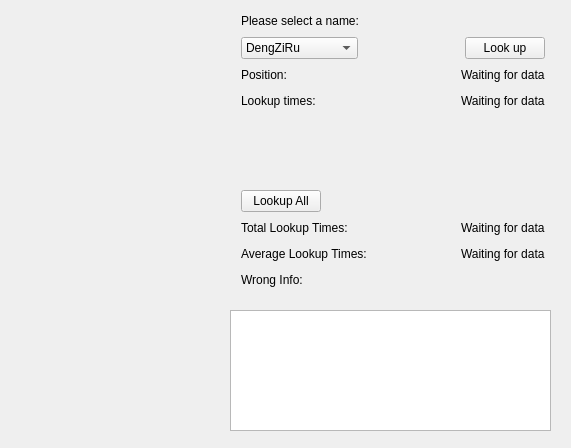
<?xml version="1.0" encoding="UTF-8"?>
<ui version="4.0">
 <class>MainWindow</class>
 <widget class="QMainWindow" name="MainWindow">
  <property name="geometry">
   <rect>
    <x>0</x>
    <y>0</y>
    <width>571</width>
    <height>448</height>
   </rect>
  </property>
  <property name="windowTitle">
   <string>MainWindow</string>
  </property>
  <widget class="QWidget" name="centralWidget">
   <widget class="QWidget" name="">
    <property name="geometry">
     <rect>
      <x>230</x>
      <y>0</y>
      <width>326</width>
      <height>301</height>
     </rect>
    </property>
    <layout class="QVBoxLayout" name="verticalLayout_3">
     <item>
      <layout class="QVBoxLayout" name="verticalLayout_2">
       <item>
        <layout class="QHBoxLayout" name="horizontalLayout">
         <item>
          <widget class="QLabel" name="label">
           <property name="text">
            <string>Please select a name:</string>
           </property>
          </widget>
         </item>
         <item>
          <spacer name="horizontalSpacer_4">
           <property name="orientation">
            <enum>Qt::Horizontal</enum>
           </property>
           <property name="sizeHint" stdset="0">
            <size>
             <width>40</width>
             <height>20</height>
            </size>
           </property>
          </spacer>
         </item>
        </layout>
       </item>
       <item>
        <layout class="QHBoxLayout" name="horizontalLayout_2">
         <item>
          <widget class="QComboBox" name="Selector">
           <item>
            <property name="text">
             <string>DengZiRu</string>
            </property>
           </item>
           <item>
            <property name="text">
             <string>FengYiKai</string>
            </property>
           </item>
           <item>
            <property name="text">
             <string>GuoMingHao</string>
            </property>
           </item>
           <item>
            <property name="text">
             <string>HanJing</string>
            </property>
           </item>
           <item>
            <property name="text">
             <string>HuZiRui</string>
            </property>
           </item>
           <item>
            <property name="text">
             <string>HuangKangRui</string>
            </property>
           </item>
           <item>
            <property name="text">
             <string>HuangRuoTong</string>
            </property>
           </item>
           <item>
            <property name="text">
             <string>LiJiaDai</string>
            </property>
           </item>
           <item>
            <property name="text">
             <string>LinZeBang</string>
            </property>
           </item>
           <item>
            <property name="text">
             <string>LiuLiHong</string>
            </property>
           </item>
           <item>
            <property name="text">
             <string>MaiTianWei</string>
            </property>
           </item>
           <item>
            <property name="text">
             <string>Nigao</string>
            </property>
           </item>
           <item>
            <property name="text">
             <string>RenShuangYin</string>
            </property>
           </item>
           <item>
            <property name="text">
             <string>RuanLisha</string>
            </property>
           </item>
           <item>
            <property name="text">
             <string>SiTuYuanHao</string>
            </property>
           </item>
           <item>
            <property name="text">
             <string>TangBingXin</string>
            </property>
           </item>
           <item>
            <property name="text">
             <string>TangLuYao</string>
            </property>
           </item>
           <item>
            <property name="text">
             <string>WangJunDa</string>
            </property>
           </item>
           <item>
            <property name="text">
             <string>WangLiang</string>
            </property>
           </item>
           <item>
            <property name="text">
             <string>WangShiYou</string>
            </property>
           </item>
           <item>
            <property name="text">
             <string>WangXinYu</string>
            </property>
           </item>
           <item>
            <property name="text">
             <string>WangYaJun</string>
            </property>
           </item>
           <item>
            <property name="text">
             <string>WeiJunQuan</string>
            </property>
           </item>
           <item>
            <property name="text">
             <string>XiaoHuaiYu</string>
            </property>
           </item>
           <item>
            <property name="text">
             <string>XiongShuYang</string>
            </property>
           </item>
           <item>
            <property name="text">
             <string>XuMinRui</string>
            </property>
           </item>
           <item>
            <property name="text">
             <string>YanJingYa</string>
            </property>
           </item>
           <item>
            <property name="text">
             <string>YangXin</string>
            </property>
           </item>
           <item>
            <property name="text">
             <string>YaoJieQian</string>
            </property>
           </item>
           <item>
            <property name="text">
             <string>ZhangYue</string>
            </property>
           </item>
          </widget>
         </item>
         <item>
          <spacer name="horizontalSpacer">
           <property name="orientation">
            <enum>Qt::Horizontal</enum>
           </property>
           <property name="sizeHint" stdset="0">
            <size>
             <width>40</width>
             <height>20</height>
            </size>
           </property>
          </spacer>
         </item>
         <item>
          <widget class="QPushButton" name="query">
           <property name="text">
            <string>Look up</string>
           </property>
          </widget>
         </item>
        </layout>
       </item>
       <item>
        <layout class="QHBoxLayout" name="horizontalLayout_3">
         <item>
          <widget class="QLabel" name="label_2">
           <property name="text">
            <string>Position:</string>
           </property>
          </widget>
         </item>
         <item>
          <spacer name="horizontalSpacer_2">
           <property name="orientation">
            <enum>Qt::Horizontal</enum>
           </property>
           <property name="sizeHint" stdset="0">
            <size>
             <width>40</width>
             <height>20</height>
            </size>
           </property>
          </spacer>
         </item>
         <item>
          <widget class="QLabel" name="pos">
           <property name="text">
            <string>Waiting for data</string>
           </property>
          </widget>
         </item>
        </layout>
       </item>
       <item>
        <layout class="QHBoxLayout" name="horizontalLayout_4">
         <item>
          <widget class="QLabel" name="label_3">
           <property name="text">
            <string>Lookup times:</string>
           </property>
          </widget>
         </item>
         <item>
          <spacer name="horizontalSpacer_3">
           <property name="orientation">
            <enum>Qt::Horizontal</enum>
           </property>
           <property name="sizeHint" stdset="0">
            <size>
             <width>40</width>
             <height>20</height>
            </size>
           </property>
          </spacer>
         </item>
         <item>
          <widget class="QLabel" name="QueryTime">
           <property name="text">
            <string>Waiting for data</string>
           </property>
          </widget>
         </item>
        </layout>
       </item>
      </layout>
     </item>
     <item>
      <spacer name="verticalSpacer">
       <property name="orientation">
        <enum>Qt::Vertical</enum>
       </property>
       <property name="sizeHint" stdset="0">
        <size>
         <width>20</width>
         <height>40</height>
        </size>
       </property>
      </spacer>
     </item>
     <item>
      <layout class="QVBoxLayout" name="verticalLayout">
       <item>
        <layout class="QHBoxLayout" name="horizontalLayout_7">
         <item>
          <widget class="QPushButton" name="LookupAll">
           <property name="text">
            <string>Lookup All</string>
           </property>
          </widget>
         </item>
         <item>
          <spacer name="horizontalSpacer_7">
           <property name="orientation">
            <enum>Qt::Horizontal</enum>
           </property>
           <property name="sizeHint" stdset="0">
            <size>
             <width>40</width>
             <height>20</height>
            </size>
           </property>
          </spacer>
         </item>
        </layout>
       </item>
       <item>
        <layout class="QHBoxLayout" name="horizontalLayout_5">
         <item>
          <widget class="QLabel" name="label_4">
           <property name="text">
            <string>Total Lookup Times:</string>
           </property>
          </widget>
         </item>
         <item>
          <spacer name="horizontalSpacer_5">
           <property name="orientation">
            <enum>Qt::Horizontal</enum>
           </property>
           <property name="sizeHint" stdset="0">
            <size>
             <width>40</width>
             <height>20</height>
            </size>
           </property>
          </spacer>
         </item>
         <item>
          <widget class="QLabel" name="TotalLookupTimes">
           <property name="text">
            <string>Waiting for data</string>
           </property>
          </widget>
         </item>
        </layout>
       </item>
       <item>
        <layout class="QHBoxLayout" name="horizontalLayout_6">
         <item>
          <widget class="QLabel" name="label_5">
           <property name="text">
            <string>Average Lookup Times:</string>
           </property>
          </widget>
         </item>
         <item>
          <spacer name="horizontalSpacer_6">
           <property name="orientation">
            <enum>Qt::Horizontal</enum>
           </property>
           <property name="sizeHint" stdset="0">
            <size>
             <width>40</width>
             <height>20</height>
            </size>
           </property>
          </spacer>
         </item>
         <item>
          <widget class="QLabel" name="ALT">
           <property name="text">
            <string>Waiting for data</string>
           </property>
          </widget>
         </item>
        </layout>
       </item>
       <item>
        <layout class="QHBoxLayout" name="horizontalLayout_8">
         <item>
          <widget class="QLabel" name="label_6">
           <property name="text">
            <string>Wrong Info:</string>
           </property>
          </widget>
         </item>
         <item>
          <spacer name="horizontalSpacer_8">
           <property name="orientation">
            <enum>Qt::Horizontal</enum>
           </property>
           <property name="sizeHint" stdset="0">
            <size>
             <width>40</width>
             <height>20</height>
            </size>
           </property>
          </spacer>
         </item>
        </layout>
       </item>
      </layout>
     </item>
    </layout>
   </widget>
   <widget class="QTextBrowser" name="WrongInfo">
    <property name="geometry">
     <rect>
      <x>230</x>
      <y>310</y>
      <width>321</width>
      <height>121</height>
     </rect>
    </property>
    <property name="sizePolicy">
     <sizepolicy hsizetype="MinimumExpanding" vsizetype="Fixed">
      <horstretch>0</horstretch>
      <verstretch>0</verstretch>
     </sizepolicy>
    </property>
    <property name="readOnly">
     <bool>true</bool>
    </property>
   </widget>
  </widget>
 </widget>
 <layoutdefault spacing="6" margin="11"/>
 <resources/>
 <connections/>
</ui>
